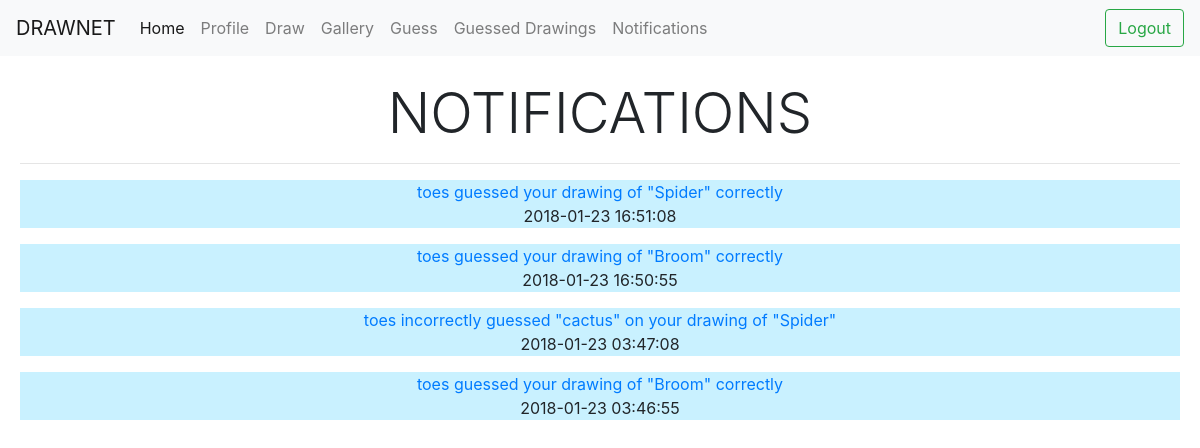
Page /account/notifications (signed in) on the committed database.
### tables this page shows
CREATE TABLE notifications (recipient TEXT, message TEXT, link TEXT, seen INTEGER, timestamp TEXT);

### app.py (the view)
@app.route('/account/notifications')
def notifications():
    if loggedIn():
        user=session["username"]
        notis=users.get_notifications_for(user)
        return render_template("notifications.html", notis=notis, loggedin=loggedIn(), username=user)
    else:
        return redirect(url_for("login_page"))

### app.py (called while the page is built)
def loggedIn():
    return "username" in session

### utils/users.py (called while the page is built)
def get_notifications_for(username):
    db = sqlite3.connect(db_name)
    c = db.cursor()
    notifications = c.execute("SELECT message, link, seen, timestamp FROM notifications WHERE recipient = '%s' ORDER BY timestamp DESC;" % username).fetchall()
    db.close()
    index = 0
    while index < len(notifications):
        notifications[index] = tuple_to_dictionary(notifications[index], ["message", "link", "seen", "timestamp"])
        notifications[index]["seen"] = (notifications[index]["seen"] == 1)
        index += 1
    return notifications

def tuple_to_dictionary(tuuple, list_of_keys):
    d = {} #the dictionary
    index = 0 #the column index
    while index < len(tuuple):
        d[ list_of_keys[index] ] = tuuple[index]
        index += 1
    return d

### templates/notifications.html (shortened to what this page needs)
{% extends "base.html" %}
{% block body %}
<center>
<h1 class="display-4">NOTIFICATIONS</h1>
<hr>
{% if notis|length > 0 %}
    {% for noti in notis %}
        {% if noti["seen"] == False %}
        <p style="background-color: #C9F1FF;">
        {% else %}
        <p>
        {% endif %}
            <a href="/notification/view?time={{noti['timestamp']}}&amp;redir={{noti['link']}}">{{noti["message"]}}</a><br>
            {{ noti["timestamp"] }}
        </p>
    {% endfor %}
{% else %}
    <b>You don't have notifications yet</b>
{% endif %}
</center>
{% endblock %}

### rows in the picture
notifications: message "toes guessed your drawing of \"Spider\" correctly", timestamp "2018-01-23 16:51:08"
notifications: message "toes guessed your drawing of \"Broom\" correctly", timestamp "2018-01-23 16:50:55"
notifications: message "toes incorrectly guessed \"cactus\" on your drawing of \"Spider\"", timestamp "2018-01-23 03:47:08"
notifications: message "toes guessed your drawing of \"Broom\" correctly", timestamp "2018-01-23 03:46:55"
